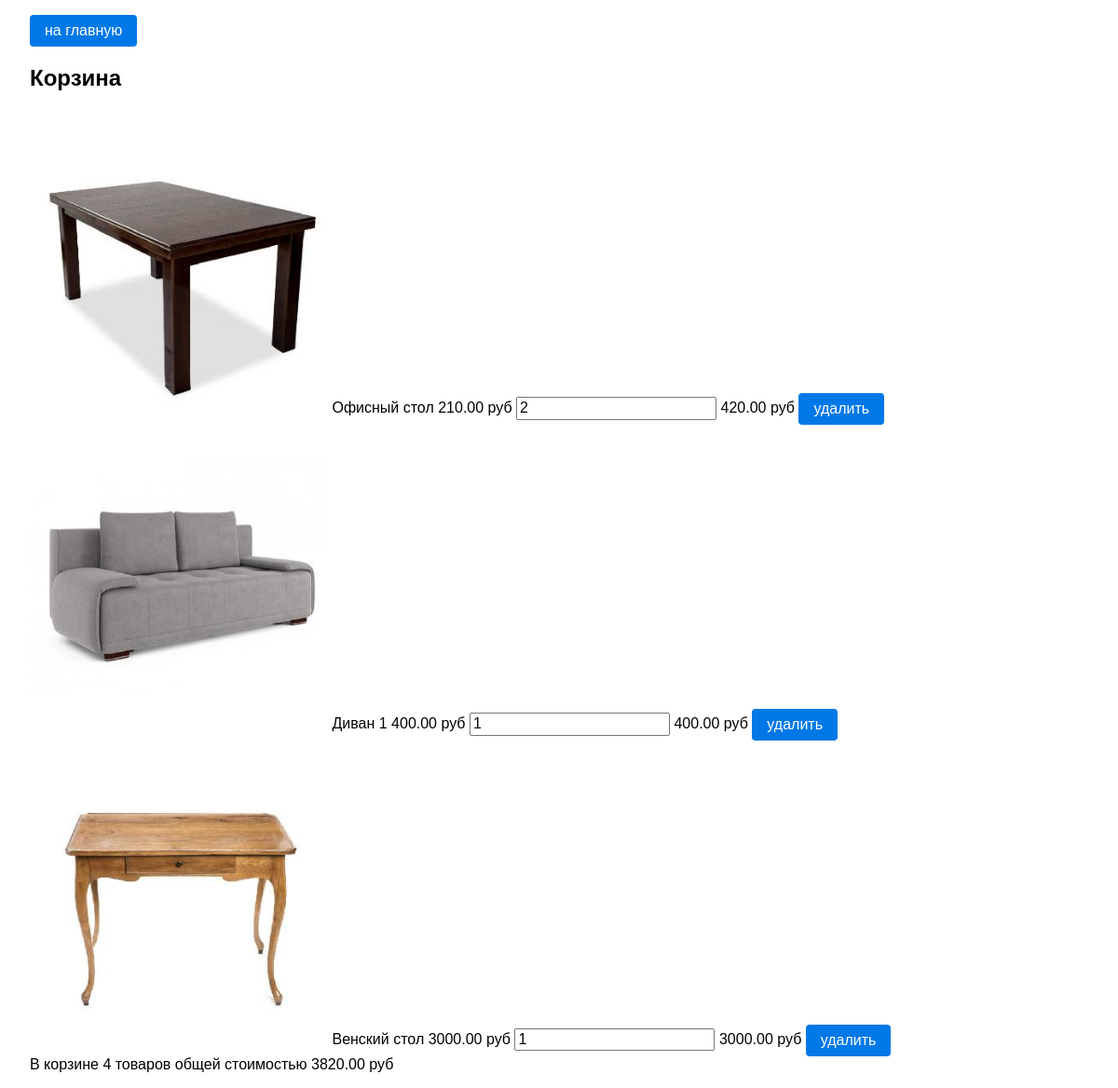
Page /basket/ (signed in) on the committed database.
### basketapp/models.py (models this page shows, shortened)
class Basket(models.Model):
    user = models.ForeignKey(get_user_model(), on_delete=models.CASCADE, related_name='basket')
    product = models.ForeignKey(Product, on_delete=models.CASCADE)
    quantity = models.PositiveSmallIntegerField(verbose_name='количество', default=0)
    created_at = models.DateTimeField(verbose_name='время', auto_now_add=True)
    objects = BasketManager()
    @property
    def cost(self):
        return self.quantity * self.product.price

### mainapp/models.py (models this page shows, shortened)
class Product(models.Model):
    category = models.ForeignKey(Category, verbose_name='категория продукт', on_delete=models.DO_NOTHING)
    name = models.CharField(verbose_name='имя продукта', max_length=25, unique=False)
    description = models.TextField(verbose_name='описание продукта', blank=True)
    image = models.ImageField(verbose_name='изображение продукта', upload_to='product_images')
    price = models.DecimalField(verbose_name='цена продукта', max_digits=10, decimal_places=2, default=0)
    quantity = models.PositiveIntegerField(verbose_name='количество на складе', default=0)
    is_active = models.BooleanField(default=True)

### authapp/models.py (models this page shows, shortened)
class ShopUser(AbstractUser):
    city = models.CharField(max_length=64, blank=True)
    avatar = models.ImageField(upload_to='users_avatars', blank=True)
    activation_key = models.UUIDField(default=uuid.uuid4)
    activation_key_expires = models.DateTimeField(default=get_activation_key_expires)
    age = models.PositiveIntegerField(verbose_name='возраст', default=18)

### basketapp/views.py (the view)
# urls.py: path("", basketapp.view, name='view'),
@login_required
def view(request):
    return render(
        request,
        'basketapp/view.html',
        context={'title': "Корзина"}
    )

### basketapp/models.py (called while the page is built)
    def quantity(self):
        return sum(item.quantity for item in self.all())

    def sum(self):
        return sum(item.product.price * item.quantity for item in self.all())

### mainapp/context_processors.py (called while the page is built)
def menu_links(request):
    return {
        "menu": {
            'index': 'Главная',
            'products': 'Товары',
            'contact': 'Контакты',
        }
    }

def basket(request):
    return {
        'basket': getattr(request.user, 'basket', None)
    }

### basketapp/templates/basketapp/view.html
{% extends 'basketapp/base.html' %}
{% load static %}
{% block content %}
<div class="basket_list">
   {% include 'basketapp/includes/inc_basket_list.html' %}
</div>
{% endblock %}

### basketapp/templates/basketapp/includes/inc_basket_list.html
{% load static %}
{% for item in basket.all %}
<div class="basket_record">
    <img class="product-image" src="/media/{{ item.product.image }}" alt="{{ item.product.description }}">
    <span class="product_name">{{ item.product.name }}</span>
    <span class="product_price">{{ item.product.price }}&nbspруб</span>
    <input type="number" name="{{ item.pk }}" min="0" value="{{ item.quantity }}">
    <span class="product_cost">{{ item.cost }}&nbspруб</span>
    <a href="{% url 'basket:remove' item.pk %}" class="pure-button pure-button-primary button-radius">
        удалить
    </a>
</div>
{% endfor %}
{% if basket.all %}
<div class="basket_summary">
    В корзине {{ basket.quantity }} товаров общей стоимостью
    {{ basket.sum }} руб
</div>
{% endif %}

### static/css/pure-min.css (style rules this page uses)
html { line-height:1.15;-webkit-text-size-adjust:100% }
body { margin:0 }
a { background-color:transparent }
img { border-style:none }
button,input,optgroup,select,textarea { font-family:inherit;font-size:100%;line-height:1.15;margin:0 }
button,input { overflow:visible }
html { font-family:sans-serif }
.pure-button { display:inline-block;line-height:normal;white-space:nowrap;vertical-align:middle;text-align:center;cursor:pointer;-webkit-user-drag:none;-webkit-user-select:none;-moz-user-select:none;-ms-user-select:none;user-select:none;-webkit-box-sizing:border-box;box-sizing:border-box }
.pure-button { font-family:inherit;font-size:100%;padding:.5em 1em;color:rgba(0,0,0,.8);border:none transparent;background-color:#e6e6e6;text-decoration:none;border-radius:2px }
.pure-button-primary,.pure-button-selected,a.pure-button-primary,a.pure-button-selected { background-color:#0078e7;color:#fff }

### static/css/basket-styles.css (style rules this page uses)
.product-image { padding-top: 6px; max-width: 320px; }
.button-radius { border-radius: 4px; }

### rows in the picture
Basket: product.image (picture), product.name "Офисный стол", product.price "210.00", quantity "2", cost "420.00"
Basket: product.image (picture), product.name "Диван 1", product.price "400.00", quantity "1", cost "400.00"
Basket: product.image (picture), product.name "Венский стол", product.price "3000.00", quantity "1", cost "3000.00"
ShopUser: quantity "4", sum "3820.00"

### other values in the picture
{{ title }} "Корзина"
